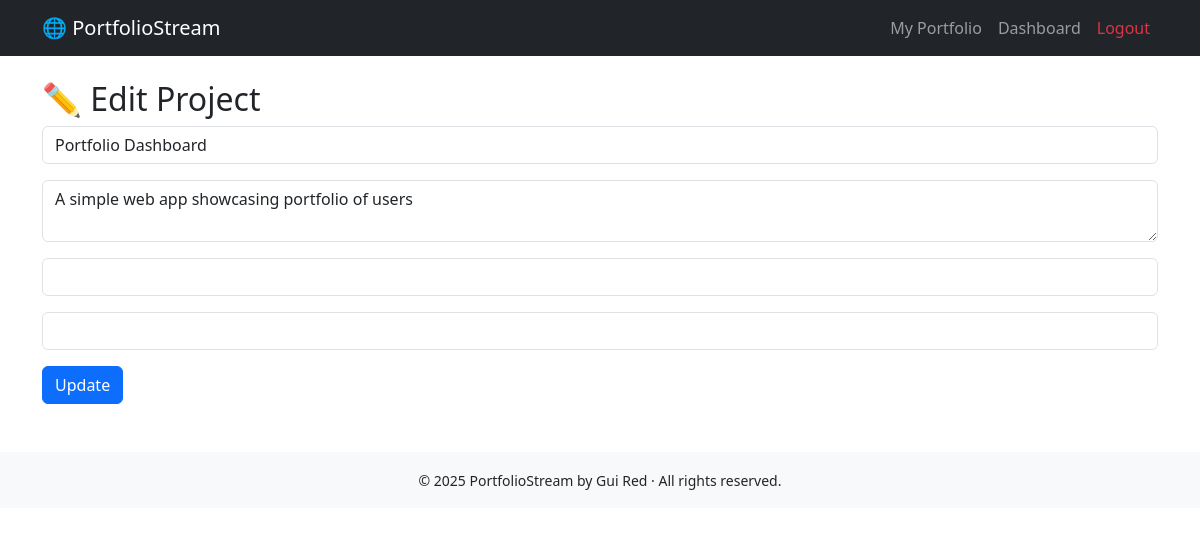
Page /projects/edit/1 (signed in) on the committed database.
### app.py (models this page shows)
class Project(db.Model):
    id = db.Column(db.Integer, primary_key=True)
    title = db.Column(db.String(100), nullable=False)
    description = db.Column(db.Text, nullable=False)
    link = db.Column(db.String(200), nullable=True)
    image_url = db.Column(db.String(200), nullable=True)
    user_id = db.Column(db.Integer, db.ForeignKey('user.id'), nullable=False)
    likes = db.relationship('Like', backref='project', lazy=True)
    comments = db.relationship('Comment', backref='project', lazy=True)

### app.py (the view, shortened to what this page needs)
@app.route("/projects/edit/<int:project_id>", methods=["GET", "POST"])
@login_required
def edit_project(project_id):
    project = Project.query.get_or_404(project_id)
    if project.user_id != current_user.id:
        flash("Unauthorized access.")
        return redirect(url_for("list_projects"))
    return render_template("projects/edit_project.html", project=project)

### app.py (called while the page is built)
@login_manager.user_loader
def load_user(user_id):
    return User.query.get(int(user_id))

### templates/projects/edit_project.html (shortened to what this page needs)
{% extends "base.html" %}
{% block content %}
<h2>✏️ Edit Project</h2>
<form method="POST">
    <div class="mb-3">
        <input class="form-control" name="title" value="{{ project.title }}" required>
    </div>
    <div class="mb-3">
        <textarea class="form-control" name="description" required>{{ project.description }}</textarea>
    </div>
    <div class="mb-3">
        <input class="form-control" name="link" value="{{ project.link }}">
    </div>
    <div class="mb-3">
        <input class="form-control" name="image_url" value="{{ project.image_url }}">
    </div>
    <button class="btn btn-primary">Update</button>
</form>
{% endblock %}

### rows in the picture
Project: title "Portfolio Dashboard", description "A simple web app showcasing portfolio of users"

### other values in the picture
{{ current_year | default(2025) }} "2025"
